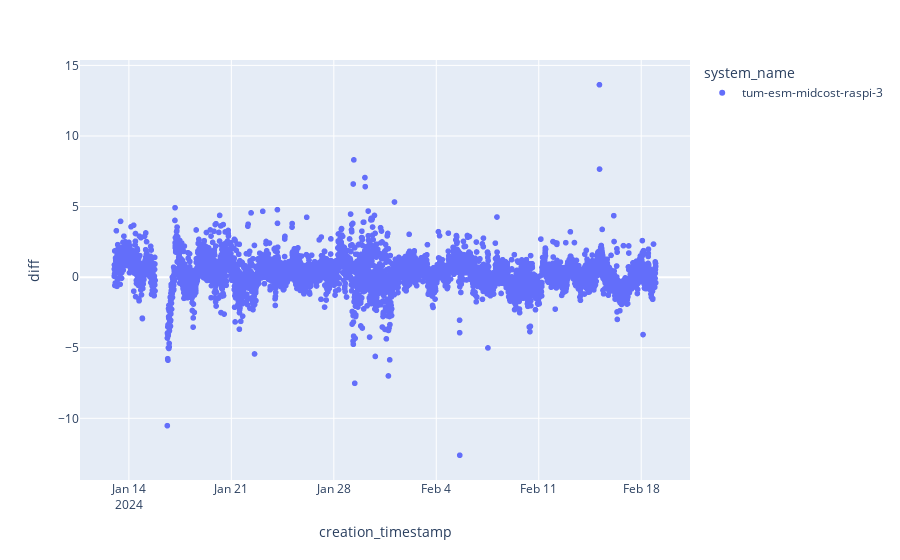

The notebook cell this image was saved under:
### Code cell
# Quality Check

from datetime import datetime, timezone

start = datetime(2024, 1, 13, 0, 0, 0).replace(tzinfo=timezone.utc)
end = datetime(2024, 2, 18, 23, 59, 59).replace(tzinfo=timezone.utc)

df_temp = df_dry_corrected_10m.filter(pl.col("system_id") == 3).filter(pl.col("creation_timestamp").is_between(start, end))

print(df_temp.select("diff").mean())

fig = px.scatter(df_temp, x="creation_timestamp", y = "diff", color = "system_name")
fig.show()

### Figure 1 — Plotly figure (JSON) as saved in the notebook; plotly's stock layout.template omitted (floating-point values rounded to 4 significant figures; data arrays with more than 128 entries replaced by an {"elided": "..."} marker saying what was removed)
{"data": [{"hovertemplate": "system_name=tum-esm-midcost-raspi-3<br>creation_timestamp=%{x}<br>diff=%{y}<extra></extra>", "legendgroup": "tum-esm-midcost-raspi-3", "marker": {"color": "#636efa", "symbol": "circle"}, "mode": "markers", "name": "tum-esm-midcost-raspi-3", "showlegend": true, "type": "scattergl", "x": {"elided": "5177 str values"}, "xaxis": "x", "y": {"elided": "5177 float values"}, "yaxis": "y"}], "layout": {"legend": {"title": {"text": "system_name"}, "tracegroupgap": 0}, "margin": {"t": 60}, "xaxis": {"anchor": "y", "domain": [0, 1], "title": {"text": "creation_timestamp"}}, "yaxis": {"anchor": "x", "domain": [0, 1], "title": {"text": "diff"}}}}
